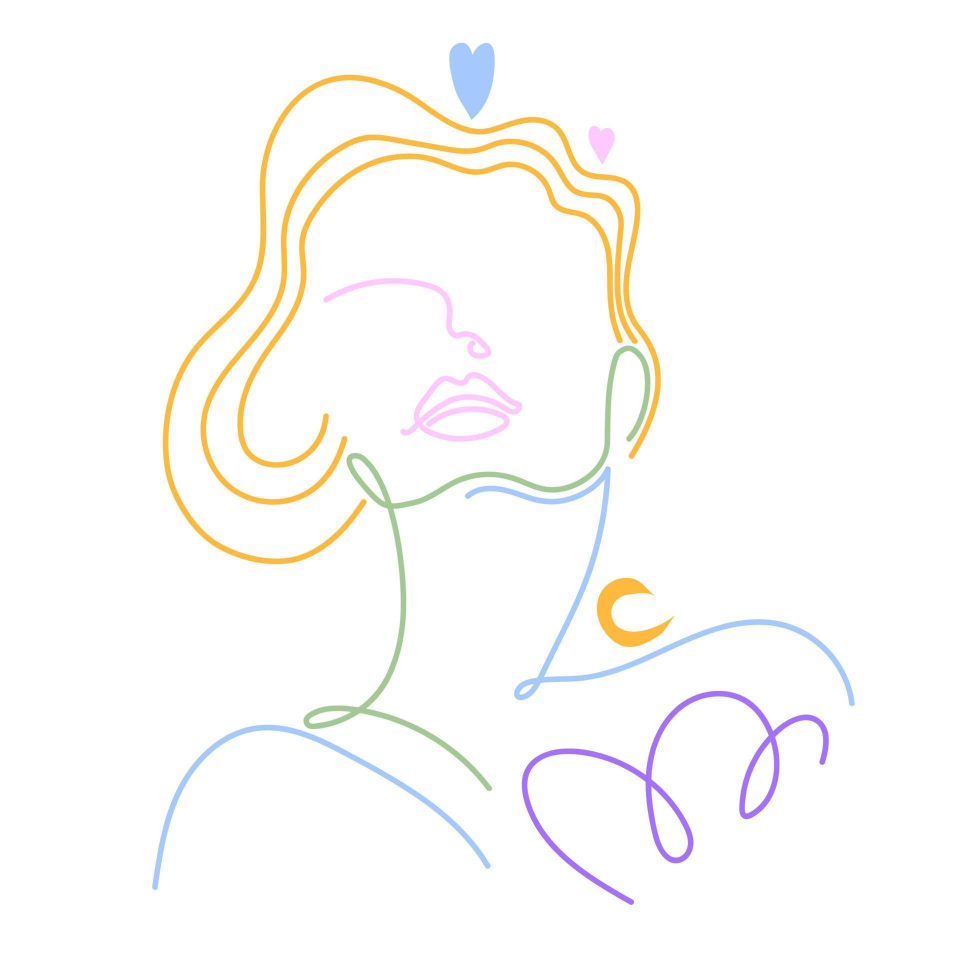
#> input picture lineart.jpg, 1920 x 1920 px (shown at 1/2 size)
$ python project.py
#> lines starting #> are read from the running program, lines starting #| are printed output that depends on the picture; after the words box and inside, x2 and y2 are one past the last pixel; in counts of white or black regions, pixels touching at a corner belong together
import cv2
import numpy as np
from PIL import Image
import serial
import time


def convert_to_black_and_white(image_path, bw_output_path):
    # Open an image file
#> called with image_path = 'lineart.jpg', bw_output_path = 'black_and_white_image.jpg'
    image_path = 'lineart.jpg'
    image = Image.open(image_path)
#> image is the input picture: PIL image 1920x1920 RGB; mean R, G, B 252.5, 251.3, 249.7

    # Convert the image to black and white
    bw_image = image.convert('L')
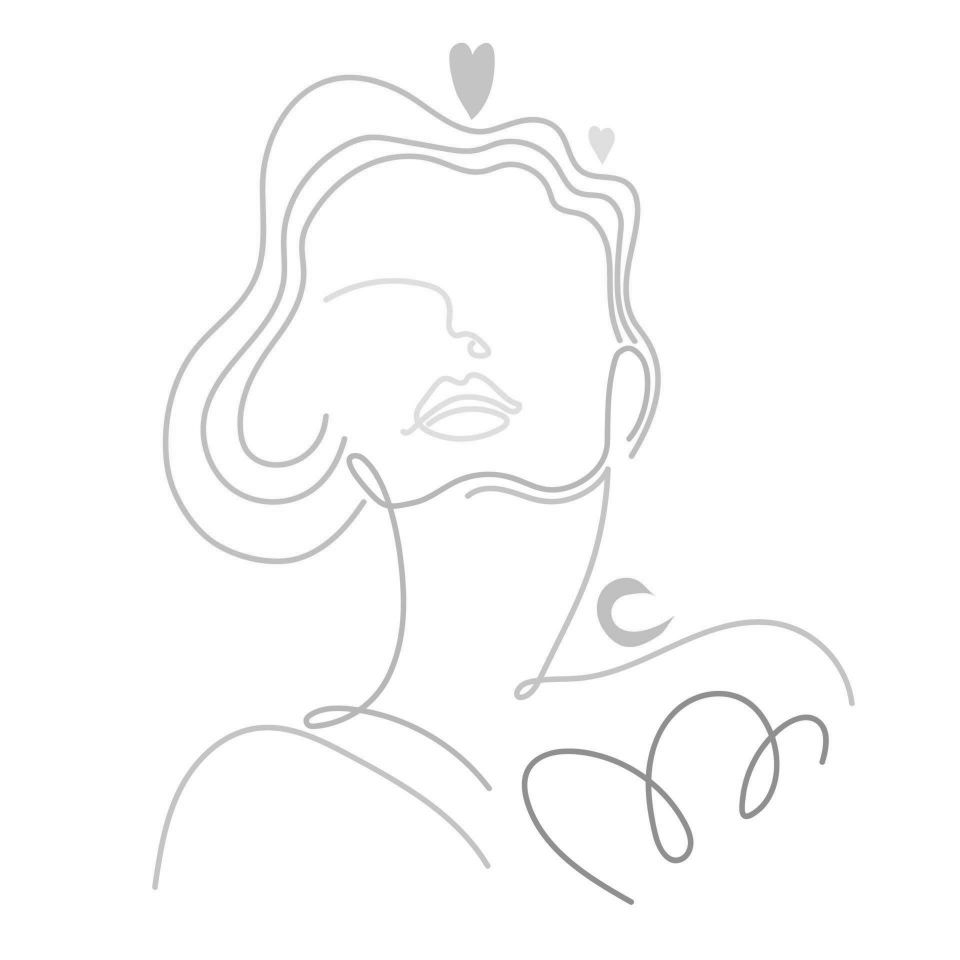
#> bw_image: PIL image 1920x1920 L (shown at 1/2 size); min 125, max 255, mean 251.5

    # Save or display the black and white image
    bw_image.save('black_and_white_image.jpg')
    print(f"Black-and-white imaged saved to {bw_output_path}")

    return bw_output_path


def process_image(image_path, binary_output_path="binary_output.txt", scale_factor=0.5):
    # Load the black and white image using OpenCV
#> called with image_path = 'black_and_white_image.jpg', binary_output_path = 'binary_output.txt', scale_factor = 0.5
    image = cv2.imread(image_path, cv2.IMREAD_GRAYSCALE)
#> image: shape (1920, 1920); min 124, max 255, mean 251.5

    # Resize the image (optional to reduce resolution for easier drawing)
    if scale_factor != 1.0:
        width = int(image.shape[1] * scale_factor)
#> width = 960
        height = int(image.shape[0] * scale_factor)
#> height = 960
        image = cv2.resize(image, (width, height), interpolation=cv2.INTER_AREA)
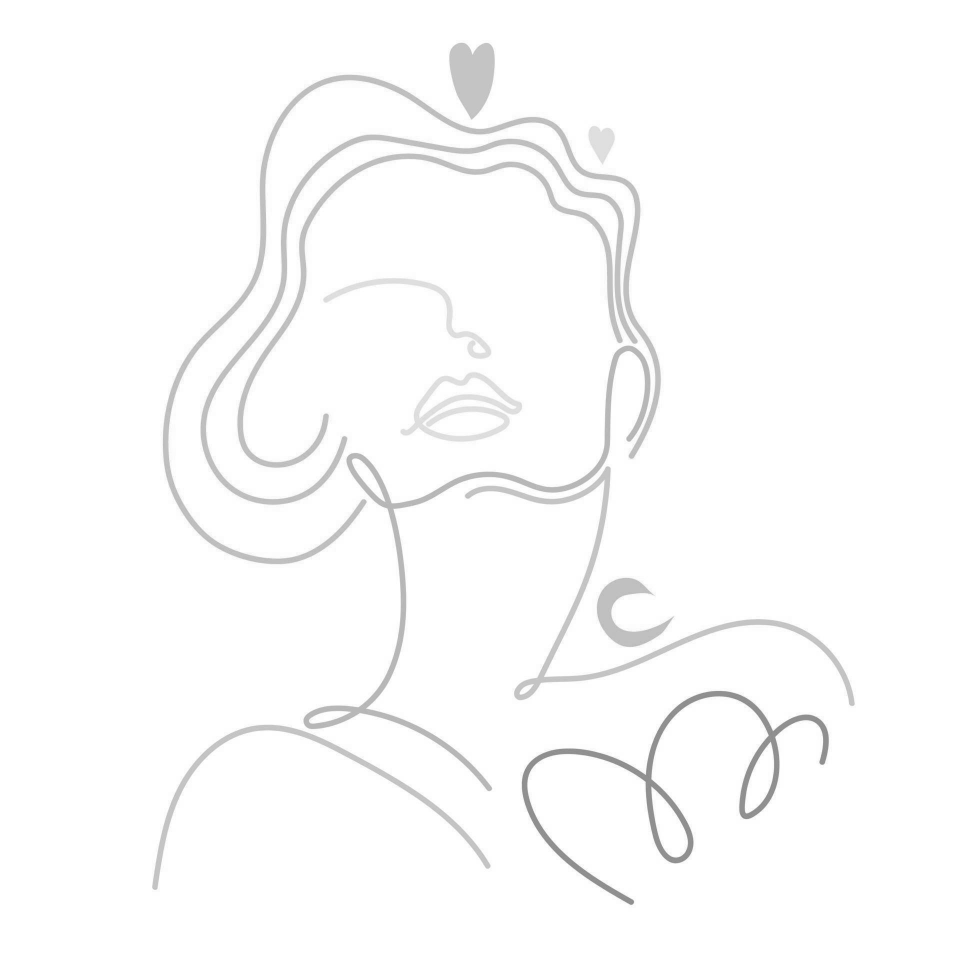
#> image: shape (960, 960); min 135, max 255, mean 251.5

    # Apply edge detection (Canny)
    edges = cv2.Canny(image, threshold1=50, threshold2=150)
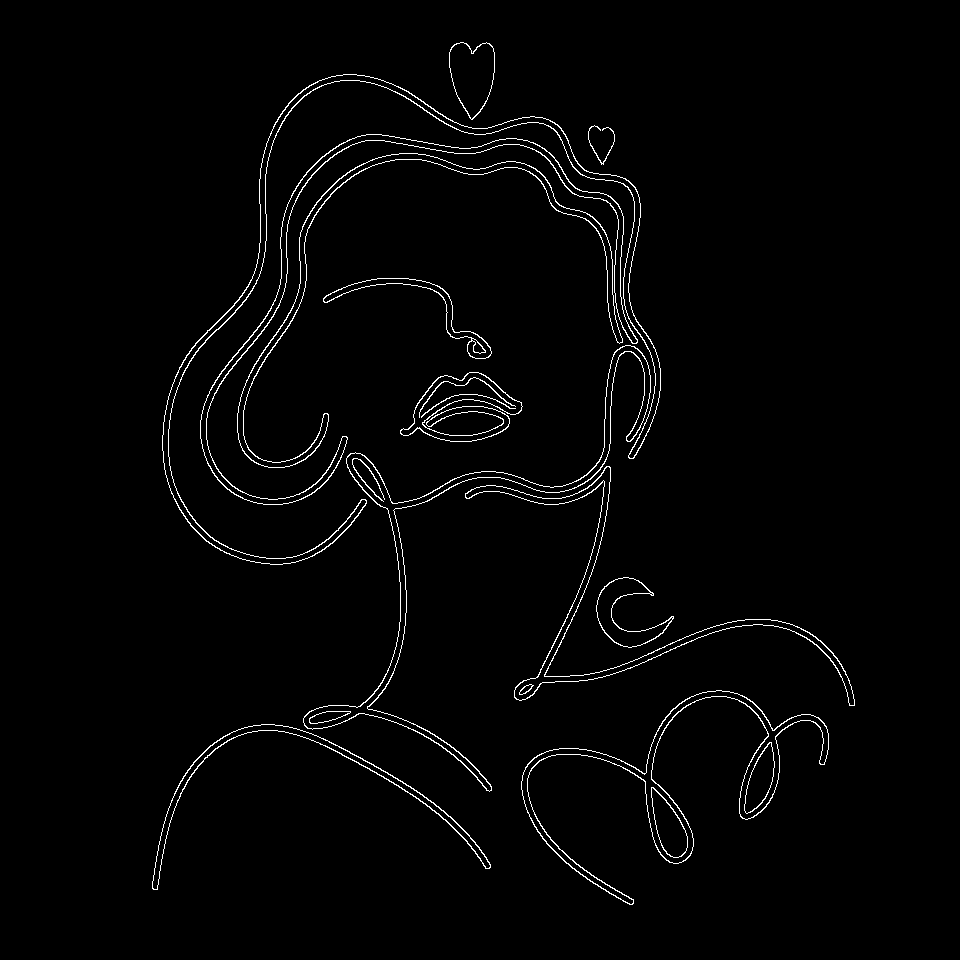
#> edges: shape (960, 960); 1.9% white in thin lines or dots, all inside (x1, y1, x2, y2) = (152, 42, 855, 905)

    # Convert edges to binary (1 for edge, 0 for background)
    binary_matrix = (edges > 0).astype(int)

    # Save the binary matrix to a text file
    np.savetxt(binary_output_path, binary_matrix, fmt='%d', delimiter="")
    print(f"Binary matrix saved to {binary_output_path}")

    return binary_matrix


def convert_to_coordinates(binary_matrix, scale=1.0):
#> called with scale = 0.1
    coordinates = []
    for row_idx, row in enumerate(binary_matrix):
        for col_idx, value in enumerate(row):
            if value == 1:  # Edge detected
                x = col_idx * scale
                y = row_idx * scale
                coordinates.append((x, y))
#> after the loop, coordinates = 17071 pairs, first value 15.2 to 85.4, second value 4.2 to 90.4
    return coordinates

def send_to_robot_arm(serial_port, coordinates):
    try:
        with serial.Serial(serial_port, baudrate=115200, timeout=1) as ser:
            # Initialize the arm (optional, depending on your setup)
            ser.write(b"G28\n")  # Home the robot arm
            time.sleep(2)  # Wait for homing to complete

            for x, y in coordinates:
                # Create G-code command
                command = f"G01 X{x:.2f} Y{y:.2f} F1500\n"  # F1500 sets feed rate
                ser.write(command.encode())
                time.sleep(0.1)  # Delay to allow execution
                print(f"Sent G-code command: {command.strip()}")

            # Finalize the arm's movements (optional)
            ser.write(b"M84\n")  # Disable steppers
            print("Robot arm movements complete.")

    except Exception as e:
        print(f"Error communicating with robot arm: {e}")


# Main Function
if __name__ == "__main__":
    # Input and output paths
    image_path = 'lineart.jpg'  # Input image file
    bw_output_path = 'black_and_white_image.jpg'
    binary_output_path = 'binary_output.txt'
    robot_ip = '192.168.1.158'
    port = 18333

    # Step 1: Convert image to black-and-white
    bw_image_path = convert_to_black_and_white(image_path, bw_output_path)

    # Step 2: Process the black-and-white image to detect edges
    binary_matrix = process_image(bw_image_path, binary_output_path)

    # Step 3: Convert binary matrix to robot arm coordinates
    coordinates = convert_to_coordinates(binary_matrix, scale=0.1)  # Adjust scale as needed

    # Step 4: Send coordinates as G-code commands to the robot arm
#> (the run stopped early here; a loop or call above may not have finished)
